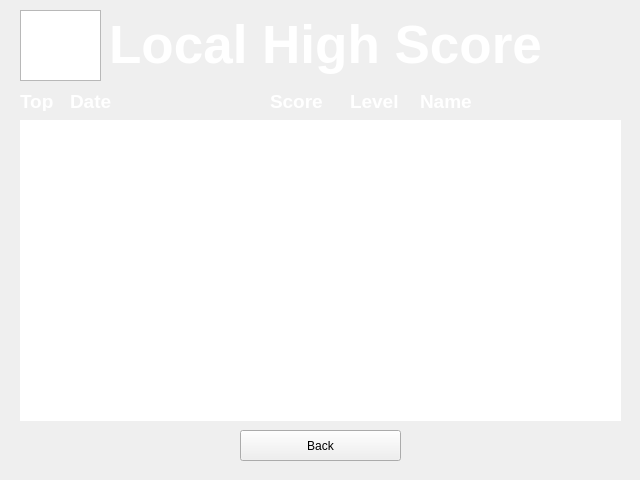
<?xml version="1.0" encoding="UTF-8"?>
<ui version="4.0">
 <class>Score</class>
 <widget class="QWidget" name="Score">
  <property name="geometry">
   <rect>
    <x>0</x>
    <y>0</y>
    <width>640</width>
    <height>480</height>
   </rect>
  </property>
  <property name="windowTitle">
   <string>Form</string>
  </property>
  <widget class="QGraphicsView" name="graphicsView">
   <property name="geometry">
    <rect>
     <x>20</x>
     <y>10</y>
     <width>81</width>
     <height>71</height>
    </rect>
   </property>
   <property name="autoFillBackground">
    <bool>false</bool>
   </property>
   <property name="verticalScrollBarPolicy">
    <enum>Qt::ScrollBarAlwaysOff</enum>
   </property>
   <property name="horizontalScrollBarPolicy">
    <enum>Qt::ScrollBarAlwaysOff</enum>
   </property>
   <property name="backgroundBrush">
    <brush brushstyle="NoBrush">
     <color alpha="255">
      <red>0</red>
      <green>0</green>
      <blue>0</blue>
     </color>
    </brush>
   </property>
   <property name="foregroundBrush">
    <brush brushstyle="NoBrush">
     <color alpha="255">
      <red>0</red>
      <green>0</green>
      <blue>0</blue>
     </color>
    </brush>
   </property>
   <property name="interactive">
    <bool>true</bool>
   </property>
  </widget>
  <widget class="QLabel" name="label">
   <property name="geometry">
    <rect>
     <x>20</x>
     <y>10</y>
     <width>611</width>
     <height>71</height>
    </rect>
   </property>
   <property name="font">
    <font>
     <pointsize>40</pointsize>
     <weight>75</weight>
     <bold>true</bold>
    </font>
   </property>
   <property name="text">
    <string>&lt;!DOCTYPE HTML PUBLIC &quot;-//W3C//DTD HTML 4.0//EN&quot; &quot;http://www.w3.org/TR/REC-html40/strict.dtd&quot;&gt;
&lt;html&gt;&lt;head&gt;&lt;meta name=&quot;qrichtext&quot; content=&quot;1&quot; /&gt;&lt;style type=&quot;text/css&quot;&gt;
p, li { white-space: pre-wrap; }
&lt;/style&gt;&lt;/head&gt;&lt;body style=&quot; font-family:'MS Shell Dlg 2'; font-size:40pt; font-weight:600; font-style:normal;&quot;&gt;
&lt;p align=&quot;center&quot; style=&quot; margin-top:0px; margin-bottom:0px; margin-left:0px; margin-right:0px; -qt-block-indent:0; text-indent:0px;&quot;&gt;&lt;span style=&quot; color:#ffffff;&quot;&gt;Local High Score&lt;/span&gt;&lt;/p&gt;&lt;/body&gt;&lt;/html&gt;</string>
   </property>
  </widget>
  <widget class="QPushButton" name="backButton">
   <property name="geometry">
    <rect>
     <x>240</x>
     <y>430</y>
     <width>161</width>
     <height>31</height>
    </rect>
   </property>
   <property name="text">
    <string>Back</string>
   </property>
  </widget>
  <widget class="QTableWidget" name="tableWidget">
   <property name="geometry">
    <rect>
     <x>20</x>
     <y>120</y>
     <width>601</width>
     <height>301</height>
    </rect>
   </property>
   <property name="font">
    <font>
     <pointsize>14</pointsize>
     <weight>50</weight>
     <bold>false</bold>
    </font>
   </property>
   <property name="autoFillBackground">
    <bool>true</bool>
   </property>
   <property name="frameShape">
    <enum>QFrame::NoFrame</enum>
   </property>
   <property name="frameShadow">
    <enum>QFrame::Plain</enum>
   </property>
   <property name="horizontalScrollBarPolicy">
    <enum>Qt::ScrollBarAlwaysOff</enum>
   </property>
   <property name="editTriggers">
    <set>QAbstractItemView::NoEditTriggers</set>
   </property>
   <property name="tabKeyNavigation">
    <bool>false</bool>
   </property>
   <property name="showDropIndicator" stdset="0">
    <bool>false</bool>
   </property>
   <property name="alternatingRowColors">
    <bool>false</bool>
   </property>
   <property name="showGrid">
    <bool>false</bool>
   </property>
   <property name="gridStyle">
    <enum>Qt::SolidLine</enum>
   </property>
   <property name="cornerButtonEnabled">
    <bool>false</bool>
   </property>
   <property name="columnCount">
    <number>0</number>
   </property>
   <attribute name="horizontalHeaderVisible">
    <bool>false</bool>
   </attribute>
   <attribute name="horizontalHeaderHighlightSections">
    <bool>false</bool>
   </attribute>
   <attribute name="verticalHeaderVisible">
    <bool>false</bool>
   </attribute>
   <attribute name="verticalHeaderHighlightSections">
    <bool>false</bool>
   </attribute>
  </widget>
  <widget class="QLabel" name="label_2">
   <property name="geometry">
    <rect>
     <x>20</x>
     <y>90</y>
     <width>41</width>
     <height>21</height>
    </rect>
   </property>
   <property name="font">
    <font>
     <pointsize>14</pointsize>
    </font>
   </property>
   <property name="text">
    <string>&lt;!DOCTYPE HTML PUBLIC &quot;-//W3C//DTD HTML 4.0//EN&quot; &quot;http://www.w3.org/TR/REC-html40/strict.dtd&quot;&gt;
&lt;html&gt;&lt;head&gt;&lt;meta name=&quot;qrichtext&quot; content=&quot;1&quot; /&gt;&lt;style type=&quot;text/css&quot;&gt;
p, li { white-space: pre-wrap; }
&lt;/style&gt;&lt;/head&gt;&lt;body style=&quot; font-family:'MS Shell Dlg 2'; font-size:14pt; font-weight:400; font-style:normal;&quot;&gt;
&lt;p style=&quot; margin-top:0px; margin-bottom:0px; margin-left:0px; margin-right:0px; -qt-block-indent:0; text-indent:0px;&quot;&gt;&lt;span style=&quot; font-weight:600; color:#ffffff;&quot;&gt;Top&lt;/span&gt;&lt;/p&gt;&lt;/body&gt;&lt;/html&gt;</string>
   </property>
  </widget>
  <widget class="QLabel" name="label_3">
   <property name="geometry">
    <rect>
     <x>70</x>
     <y>90</y>
     <width>51</width>
     <height>21</height>
    </rect>
   </property>
   <property name="font">
    <font>
     <pointsize>14</pointsize>
    </font>
   </property>
   <property name="text">
    <string>&lt;!DOCTYPE HTML PUBLIC &quot;-//W3C//DTD HTML 4.0//EN&quot; &quot;http://www.w3.org/TR/REC-html40/strict.dtd&quot;&gt;
&lt;html&gt;&lt;head&gt;&lt;meta name=&quot;qrichtext&quot; content=&quot;1&quot; /&gt;&lt;style type=&quot;text/css&quot;&gt;
p, li { white-space: pre-wrap; }
&lt;/style&gt;&lt;/head&gt;&lt;body style=&quot; font-family:'MS Shell Dlg 2'; font-size:14pt; font-weight:400; font-style:normal;&quot;&gt;
&lt;p style=&quot; margin-top:0px; margin-bottom:0px; margin-left:0px; margin-right:0px; -qt-block-indent:0; text-indent:0px;&quot;&gt;&lt;span style=&quot; font-weight:600; color:#ffffff;&quot;&gt;Date&lt;/span&gt;&lt;/p&gt;&lt;/body&gt;&lt;/html&gt;</string>
   </property>
  </widget>
  <widget class="QLabel" name="label_4">
   <property name="geometry">
    <rect>
     <x>270</x>
     <y>90</y>
     <width>61</width>
     <height>21</height>
    </rect>
   </property>
   <property name="font">
    <font>
     <pointsize>14</pointsize>
    </font>
   </property>
   <property name="text">
    <string>&lt;!DOCTYPE HTML PUBLIC &quot;-//W3C//DTD HTML 4.0//EN&quot; &quot;http://www.w3.org/TR/REC-html40/strict.dtd&quot;&gt;
&lt;html&gt;&lt;head&gt;&lt;meta name=&quot;qrichtext&quot; content=&quot;1&quot; /&gt;&lt;style type=&quot;text/css&quot;&gt;
p, li { white-space: pre-wrap; }
&lt;/style&gt;&lt;/head&gt;&lt;body style=&quot; font-family:'MS Shell Dlg 2'; font-size:14pt; font-weight:400; font-style:normal;&quot;&gt;
&lt;p style=&quot; margin-top:0px; margin-bottom:0px; margin-left:0px; margin-right:0px; -qt-block-indent:0; text-indent:0px;&quot;&gt;&lt;span style=&quot; font-weight:600; color:#ffffff;&quot;&gt;Score&lt;/span&gt;&lt;/p&gt;&lt;/body&gt;&lt;/html&gt;</string>
   </property>
  </widget>
  <widget class="QLabel" name="label_5">
   <property name="geometry">
    <rect>
     <x>420</x>
     <y>90</y>
     <width>71</width>
     <height>21</height>
    </rect>
   </property>
   <property name="font">
    <font>
     <pointsize>14</pointsize>
     <weight>75</weight>
     <bold>true</bold>
    </font>
   </property>
   <property name="text">
    <string>&lt;!DOCTYPE HTML PUBLIC &quot;-//W3C//DTD HTML 4.0//EN&quot; &quot;http://www.w3.org/TR/REC-html40/strict.dtd&quot;&gt;
&lt;html&gt;&lt;head&gt;&lt;meta name=&quot;qrichtext&quot; content=&quot;1&quot; /&gt;&lt;style type=&quot;text/css&quot;&gt;
p, li { white-space: pre-wrap; }
&lt;/style&gt;&lt;/head&gt;&lt;body style=&quot; font-family:'MS Shell Dlg 2'; font-size:14pt; font-weight:600; font-style:normal;&quot;&gt;
&lt;p style=&quot; margin-top:0px; margin-bottom:0px; margin-left:0px; margin-right:0px; -qt-block-indent:0; text-indent:0px;&quot;&gt;&lt;span style=&quot; color:#ffffff;&quot;&gt;Name&lt;/span&gt;&lt;/p&gt;&lt;/body&gt;&lt;/html&gt;</string>
   </property>
  </widget>
  <widget class="QLabel" name="label_6">
   <property name="geometry">
    <rect>
     <x>350</x>
     <y>90</y>
     <width>51</width>
     <height>21</height>
    </rect>
   </property>
   <property name="font">
    <font>
     <pointsize>14</pointsize>
    </font>
   </property>
   <property name="text">
    <string>&lt;!DOCTYPE HTML PUBLIC &quot;-//W3C//DTD HTML 4.0//EN&quot; &quot;http://www.w3.org/TR/REC-html40/strict.dtd&quot;&gt;
&lt;html&gt;&lt;head&gt;&lt;meta name=&quot;qrichtext&quot; content=&quot;1&quot; /&gt;&lt;style type=&quot;text/css&quot;&gt;
p, li { white-space: pre-wrap; }
&lt;/style&gt;&lt;/head&gt;&lt;body style=&quot; font-family:'MS Shell Dlg 2'; font-size:14pt; font-weight:400; font-style:normal;&quot;&gt;
&lt;p style=&quot; margin-top:0px; margin-bottom:0px; margin-left:0px; margin-right:0px; -qt-block-indent:0; text-indent:0px;&quot;&gt;&lt;span style=&quot; font-weight:600; color:#ffffff;&quot;&gt;Level&lt;/span&gt;&lt;/p&gt;&lt;/body&gt;&lt;/html&gt;</string>
   </property>
  </widget>
 </widget>
 <resources/>
 <connections/>
</ui>
